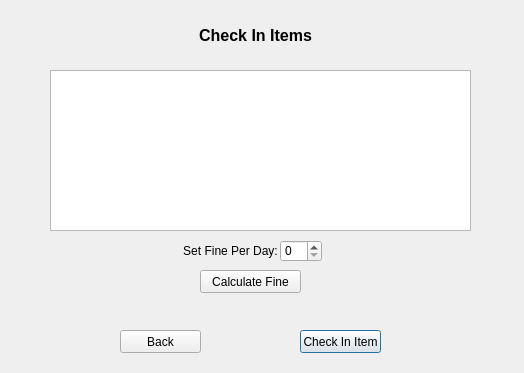
<?xml version="1.0" encoding="UTF-8"?>
<ui version="4.0">
 <class>ReturnItem</class>
 <widget class="QDialog" name="ReturnItem">
  <property name="geometry">
   <rect>
    <x>0</x>
    <y>0</y>
    <width>524</width>
    <height>373</height>
   </rect>
  </property>
  <property name="windowTitle">
   <string>Dialog</string>
  </property>
  <widget class="QPushButton" name="details">
   <property name="geometry">
    <rect>
     <x>300</x>
     <y>330</y>
     <width>81</width>
     <height>23</height>
    </rect>
   </property>
   <property name="text">
    <string>Check In Item</string>
   </property>
  </widget>
  <widget class="QPushButton" name="back">
   <property name="geometry">
    <rect>
     <x>120</x>
     <y>330</y>
     <width>81</width>
     <height>23</height>
    </rect>
   </property>
   <property name="text">
    <string>Back</string>
   </property>
  </widget>
  <widget class="QTableWidget" name="tableWidget">
   <property name="geometry">
    <rect>
     <x>50</x>
     <y>70</y>
     <width>421</width>
     <height>161</height>
    </rect>
   </property>
  </widget>
  <widget class="QLabel" name="label">
   <property name="geometry">
    <rect>
     <x>160</x>
     <y>20</y>
     <width>191</width>
     <height>31</height>
    </rect>
   </property>
   <property name="font">
    <font>
     <pointsize>12</pointsize>
     <weight>75</weight>
     <bold>true</bold>
    </font>
   </property>
   <property name="text">
    <string>Check In Items</string>
   </property>
   <property name="alignment">
    <set>Qt::AlignCenter</set>
   </property>
  </widget>
  <widget class="QLabel" name="fineperday">
   <property name="geometry">
    <rect>
     <x>180</x>
     <y>240</y>
     <width>101</width>
     <height>21</height>
    </rect>
   </property>
   <property name="text">
    <string>Set Fine Per Day:</string>
   </property>
   <property name="alignment">
    <set>Qt::AlignCenter</set>
   </property>
  </widget>
  <widget class="QPushButton" name="pushButton">
   <property name="geometry">
    <rect>
     <x>200</x>
     <y>270</y>
     <width>101</width>
     <height>23</height>
    </rect>
   </property>
   <property name="text">
    <string>Calculate Fine</string>
   </property>
  </widget>
  <widget class="QSpinBox" name="spinBox">
   <property name="geometry">
    <rect>
     <x>280</x>
     <y>240</y>
     <width>42</width>
     <height>22</height>
    </rect>
   </property>
  </widget>
  <widget class="QLabel" name="fine">
   <property name="geometry">
    <rect>
     <x>130</x>
     <y>300</y>
     <width>241</width>
     <height>21</height>
    </rect>
   </property>
   <property name="text">
    <string/>
   </property>
   <property name="alignment">
    <set>Qt::AlignCenter</set>
   </property>
  </widget>
 </widget>
 <resources/>
 <connections/>
</ui>
